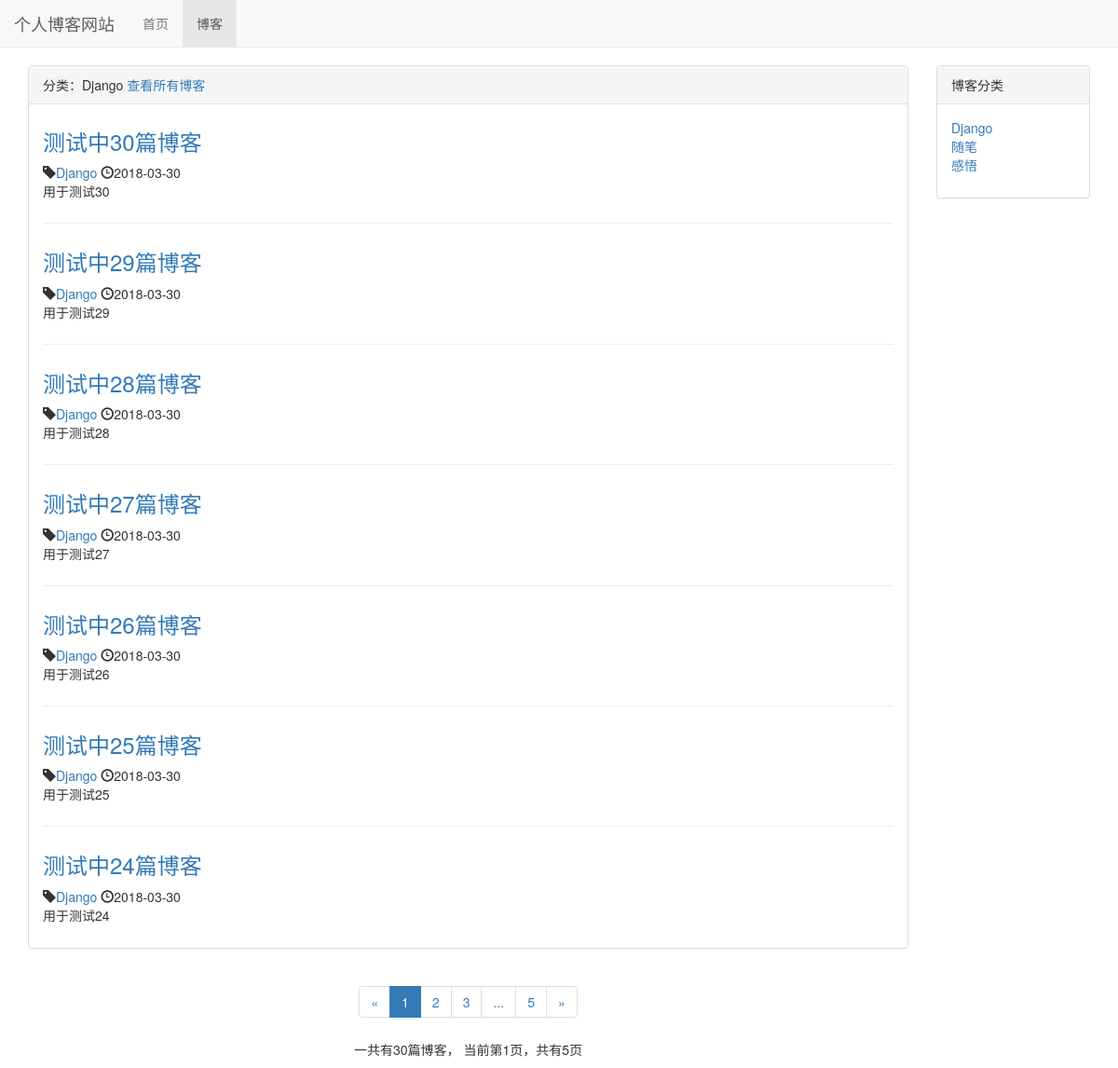
The page /blog/type/1 on the database its author committed.
### blog/models.py (models this page shows, shortened)
class BlogType(models.Model):
    type_name = models.CharField(max_length=15)
    def __str__(self):
        return self.type_name

class Blog(models.Model):
    title = models.CharField(max_length=50)
    blog_type = models.ForeignKey(BlogType, on_delete=models.DO_NOTHING)
    content = models.TextField()
    author = models.ForeignKey(User, on_delete=models.DO_NOTHING)
    created_time = models.DateTimeField(auto_now_add=True)
    last_updated_time = models.DateTimeField(auto_now=True)
    class Meta:
        ordering = ('-created_time',)

### blog/views.py (the view)
# urls.py: path('type/<int:blog_type_pk>', views.blogs_with_type, name='blogs_with_type')
def blogs_with_type(request, blog_type_pk):
    blog_type = get_object_or_404(BlogType, pk=blog_type_pk)
    blogs_all_list = Blog.objects.filter(blog_type = blog_type)
    paginator = Paginator(blogs_all_list, settings.BLOGNUM_EACHPAGE)
    page_num = request.GET.get('page', 1)
    page_of_blogs = paginator.get_page(page_num)
    current_page_num = page_of_blogs.number
    page_range = list(range(max(current_page_num - 2, 1), current_page_num)) + list(range(current_page_num, min(current_page_num + 2, paginator.num_pages) + 1))
    if page_range[0] - 1 >= 2:
        page_range.insert(0, '...')
    if paginator.num_pages - page_range[-1] >= 2:
        page_range.append('...')
    if page_range[0] != 1:
        page_range.insert(0, 1)
    if page_range[-1] != paginator.num_pages:
        page_range.append(paginator.num_pages)
    context = {}
    context['blog_type'] = blog_type
    context['blogs'] = page_of_blogs.object_list
    context['page_of_blogs'] = page_of_blogs
    context['page_range'] = page_range
    context['blog_types'] = BlogType.objects.all()
    return render_to_response('blog/blogs_with_type.html', context)

### blog/templates/blog/blogs_with_type.html (shortened to what this page needs)
{% extends 'blog/blog_list.html' %}
{% block blog_list_title %}
    分类：{{ blog_type.type_name }}
    <a href="{% url 'blog_list' %}">查看所有博客</a>
{% endblock %}

### blog/templates/blog/blog_list.html (shortened to what this page needs)
{% extends 'blog/base.html' %}
{% load staticfiles %}
{% block header_extends %}
    <link rel="stylesheet" href="{% static 'blog/blog.css' %}">
{% endblock %}
{% block nav_blog_active %}active{% endblock %}
{% block content %}
    <div class="container">
        <div class="row">
            <div class="col-xs-12 col-sm-8 col-md-9 col-lg-10">
                <div class="panel panel-default">
                    <div class="panel-heading">{% block blog_list_title %}博客列表{% endblock %}
                    </div>
                    <div class="panel-body">
                        {% for blog in blogs %}
                            <div class="blog">
                                <h3><a href="{% url 'blog_detail' blog.pk %}">{{ blog.title }}</a></h3>
                                <p class="blog-info">
                                    <span class="glyphicon glyphicon-tag"></span><a href="{% url 'blogs_with_type' blog.blog_type.pk %}">{{ blog.blog_type }}</a>
                                    <span class="glyphicon glyphicon-time"></span>{{ blog.created_time|date:"Y-m-d" }}
                                </p>
                                <p>{{ blog.content|truncatechars:100 }}</p>
                            </div>
                        {% empty %}
                            <div class="blog">
                                <h3>-- 暂无博客 --</h3>
                            </div>
                        {% endfor %}
                    </div>
                </div>
                <div class="paginator">
                    <ul class="pagination">
                        <li>
                            {% if page_of_blogs.has_previous %}
                                <a href="?page={{page_of_blogs.previous_page_number}}" aria-label="Previous">
                                    <span aria-hidden="true">&laquo;</span>
                                </a>
                            {% else %}
                                <span aria-hidden="true">&laquo;</span>
                            {% endif %}
                        </li>
                        {% for page_num in page_range %}
                            {% if page_num == page_of_blogs.number %}
                                <li class='active'><span>{{ page_num }}</span></li>
                            {% else %}
                                {% if page_num == '...' %}
                                    <li><span>{{ page_num }}</span></li>
                                {% else %}
                                    <li><a href="?page={{ page_num }}">{{ page_num }}</a></li>
                                {% endif %}
                            {% endif %}
                        {% endfor %}
                        <li>
                            {% if page_of_blogs.has_next %}
                                <a href="?page={{page_of_blogs.next_page_number}}" aria-label="Next">
                                    <span aria-hidden="true">&raquo;</span>
                                </a>
                            {% else %}
                                <span aria-hidden="true">&raquo;</span>
                            {% endif %}
                        </li>
                    </ul>
                    <p>
                        一共有{{ page_of_blogs.paginator.count }}篇博客，
                        当前第{{ page_of_blogs.number }}页，共有{{ page_of_blogs.paginator.num_pages }}页
                    </p>
                </div>
            </div>
            <div class="hidden-xs col-sm-4 col-md-3 col-lg-2">
                <div class="panel panel-default">
                    <div class="panel-heading">
                        博客分类
                    </div>
                    <div class="panel-body">
                        <ul class="blog-types">
                            {% for blog_type in blog_types %}
                                <li><a href="{% url 'blogs_with_type' blog_type.pk %}">{{ blog_type.type_name }}</a></li>
                                {% empty %}
                                    <li>-- 暂无分类 --</li>
                            {% endfor %}
                        </ul>
                    </div>
                </div>
            </div>
        </div>
    </div>
{% endblock %}

### static/base.css (style rules this page uses)
* { margin: 0; padding: 0; }
body { margin-top: 70px!important; }

### blog/static/blog/blog.css (style rules this page uses)
ul.blog-types { list-style-type: none; }
div.blog h3 { margin-top: 0.5em; }
div.blog:not(:last-child) { margin-bottom: 2em; padding-bottom: 1em; border-bottom: 1px solid #eee; }
div.blog p.blog-info { margin-bottom: 0; }
div.paginator { text-align: center; }

### rows shown on the page
BlogType: type_name "Django"
Blog: title "测试中30篇博客", blog_type "Django", created_time "2018-03-30", content "用于测试30"
Blog: title "测试中29篇博客", blog_type "Django", created_time "2018-03-30", content "用于测试29"
Blog: title "测试中28篇博客", blog_type "Django", created_time "2018-03-30", content "用于测试28"
Blog: title "测试中27篇博客", blog_type "Django", created_time "2018-03-30", content "用于测试27"
Blog: title "测试中26篇博客", blog_type "Django", created_time "2018-03-30", content "用于测试26"
Blog: title "测试中25篇博客", blog_type "Django", created_time "2018-03-30", content "用于测试25"
Blog: title "测试中24篇博客", blog_type "Django", created_time "2018-03-30", content "用于测试24"
BlogType: type_name "随笔"
BlogType: type_name "感悟"

### other values the page prints
{{ page_num }} "1"
{{ page_num }} "2" "3" "5"
{{ page_num }} "..."
{{ page_of_blogs.paginator.count }} "30"
{{ page_of_blogs.number }} "1"
{{ page_of_blogs.paginator.num_pages }} "5"
